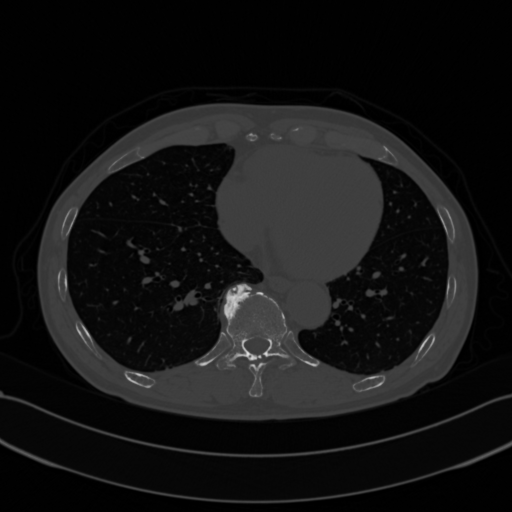
%> input picture 03/CT.png, 512 x 512 px
$ octave ImageEnhancement3.m   (GNU Octave 9; MATLAB toolbox functions it lacks are replaced by stand-ins)
%> lines starting %> are read from the running program, lines starting %| are printed output that depends on the picture
%% In the Name of GOD
clear; clc; close all

% ------------Adaptive Histogram Equalization

%% Read Image
img = imread('CT.png');
%> img is the input picture: size 512x512x3 uint8; min 0, max 221, mean 20.3

%% Convert RGB to Grayscale
img_gray = rgb2gray(img);
img_gray = mat2gray(img_gray);
%> img_gray: size 512x512 double

%% Histogram Equalization

tic

figure
h1 = imhist(img_gray); % Get Image Histogram
%> h1 = 256 values, max 69665 at index 2, min 0 at index 5, mean 1024

img_enhanced = adapthisteq(img_gray); % Only works with Grayscale images
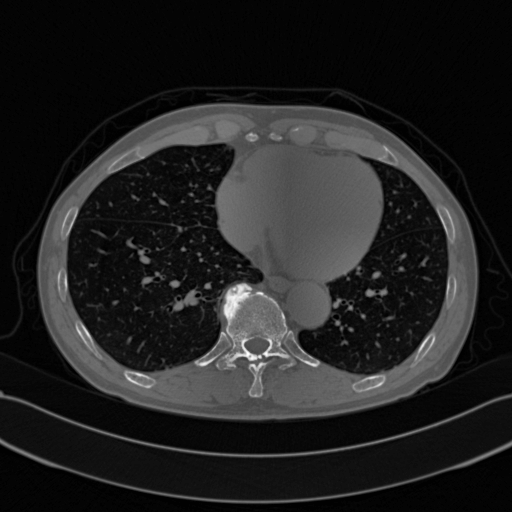
%> img_enhanced: size 512x512 double; min 0, max 1, mean 0.135
montage({img_gray, img_enhanced});
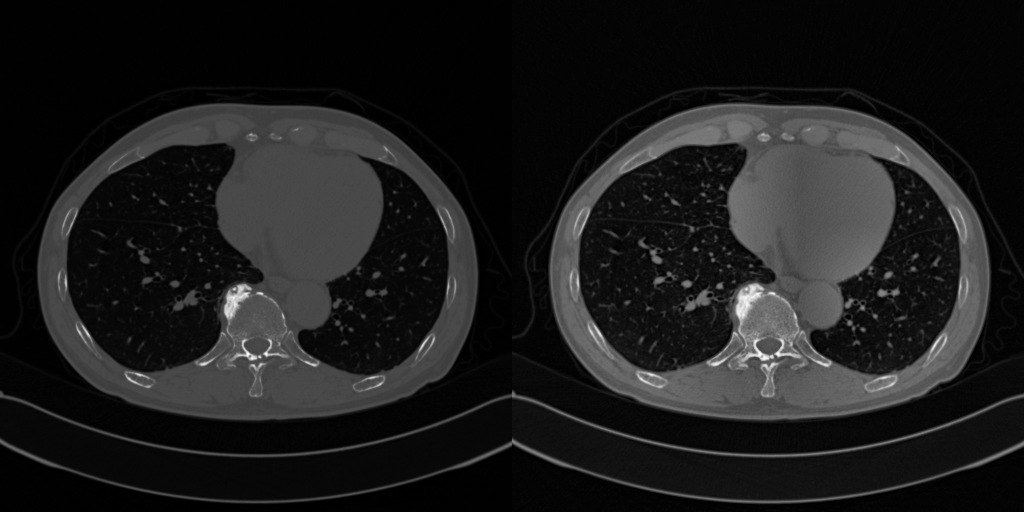
%> displayed picture: size 512x1024, on the screen's scale of 0 to 255; min 0, max 255, mean 28.9
title('Original (left) / Enhanced (right)')

h2 = imhist(img_enhanced);
%> h2 = 256 values, max 69730 at index 5, min 0 at index 248, mean 1024

toc

figure
subplot(121)
bar(h1)
title('Histogram of original image')
axis off
subplot(122)
bar(h2)
title('Histogram of enhanced image')
axis off
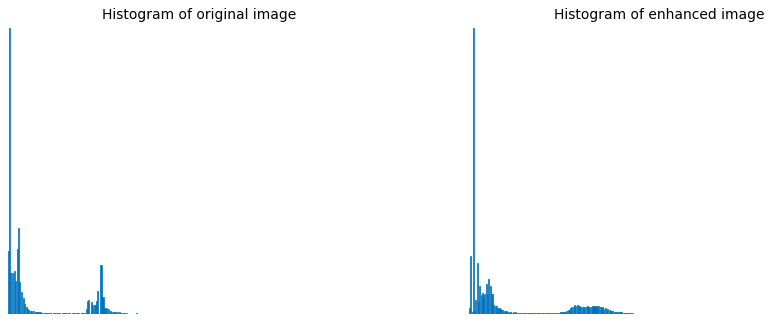
%> figure redrawn from the program's plot data, 2 panels; panel 1: tallest bar 69665 high, from x = 1.6 to 2.4; panel 2: tallest bar 69730 high, from x = 4.6 to 5.4

$ run again, with 03/face1.jpg saved as 03/CT.png
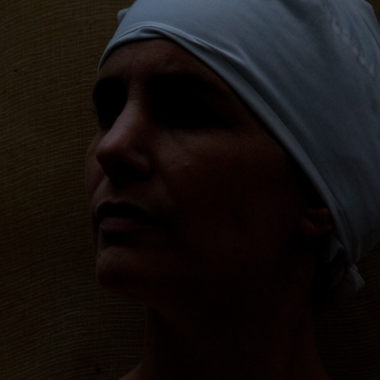
%> input picture 03/face1.jpg, 380 x 380 px
%> img is the input picture: size 380x380x3 uint8; mean R, G, B 21.2, 17.4, 16.1
%> h1 = 256 values, max 10142 at index 8, min 0 at index 2, mean 564.1
%> `montage({img_gray, img_enhanced});`:
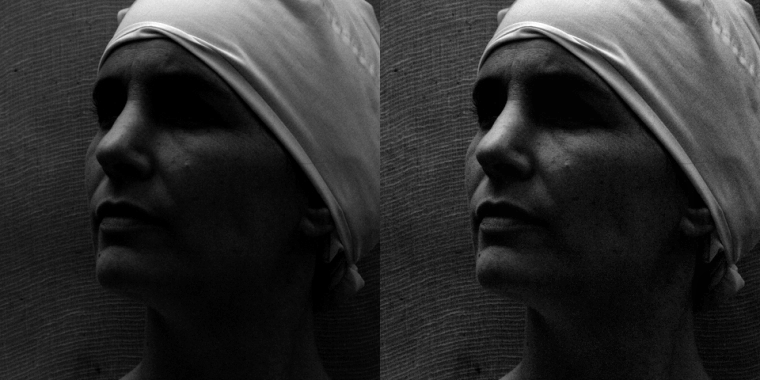
%> displayed picture: size 380x760, on the screen's scale of 0 to 255; min 0, max 255, mean 46.3
%> h2 = 256 values, max 6890 at index 12, min 0 at index 252, mean 564.1
%> `axis off`:
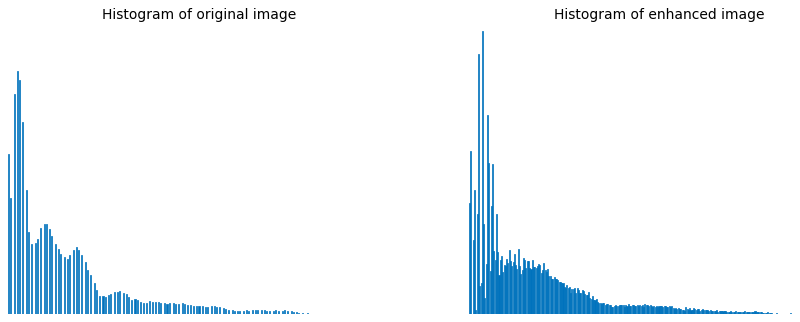
%> figure redrawn from the program's plot data, 2 panels; panel 1: tallest bar 10142 high, from x = 7.6 to 8.4; panel 2: tallest bar 6890 high, from x = 11.6 to 12.4
